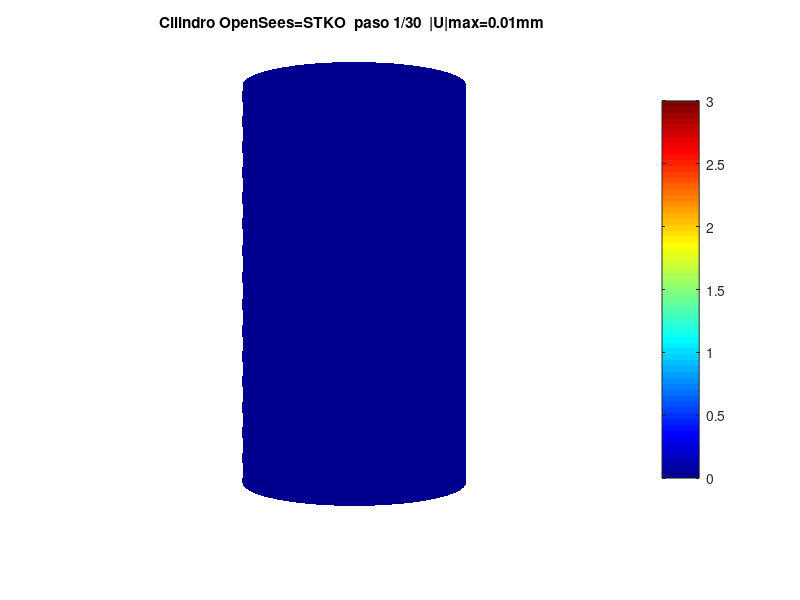
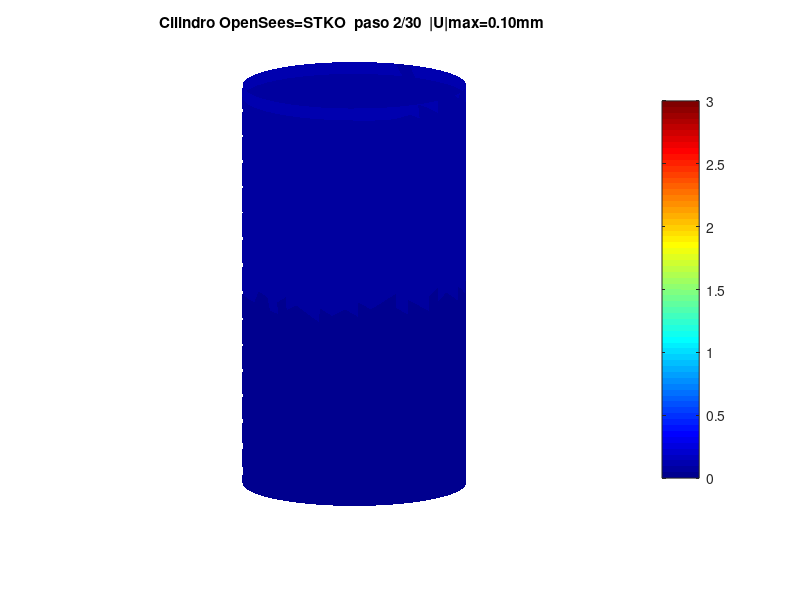
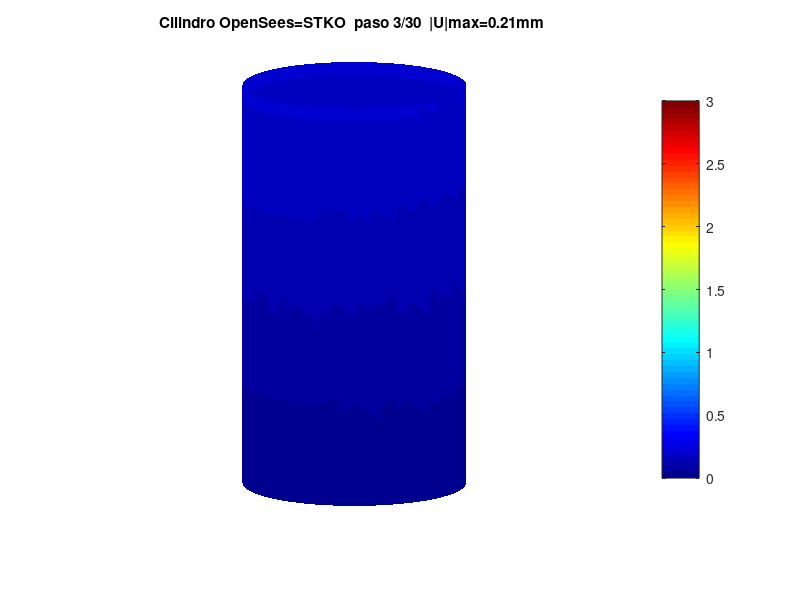
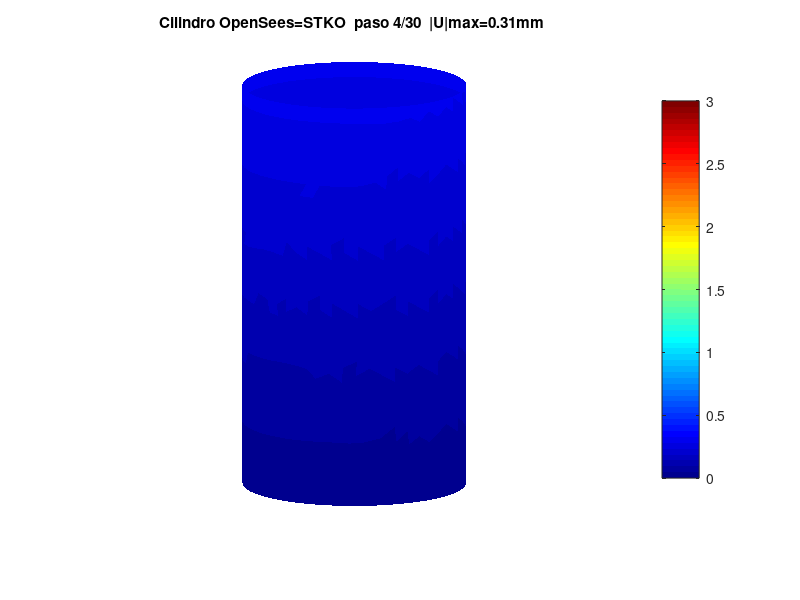

MATLAB code to generate these figures, in order:
coords=csvread('coords.csv'); surf=csvread('surf.csv'); Uf2=csvread('U.csv');
meta=csvread('strainloc_meta.csv'); nst=meta(1); N=meta(2); sc=12;
Vend=coords+sc*Uf2((nst-1)*N+1:nst*N,:); mn=min(Vend)-8; mx=max(Vend)+8;
lims=[mn(1) mx(1) mn(2) mx(2) mn(3) mx(3)];
fig=figure('Position',[100 100 620 640],'Color','w'); colormap(jet);
for st=1:nst
  Uf=Uf2((st-1)*N+1:st*N,:); Um=sqrt(sum(Uf.^2,2)); V=coords+sc*Uf;
  cla; trisurf(surf,V(:,1),V(:,2),V(:,3),Um,'EdgeColor','none');
  axis equal; axis(lims); axis off; view(35,12); caxis([0 3]); colorbar;
  title(sprintf('Cilindro OpenSees=STKO  paso %d/%d  |U|max=%.2fmm',st,nst,max(Um)));
  print(fig,'-dpng','-r80','-opengl',sprintf('_frames/f%02d.png',st));
end
